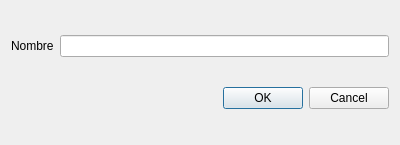
<?xml version="1.0" encoding="UTF-8"?>
<ui version="4.0">
 <class>AniadirReglaDialog</class>
 <widget class="QDialog" name="AniadirReglaDialog">
  <property name="geometry">
   <rect>
    <x>0</x>
    <y>0</y>
    <width>400</width>
    <height>145</height>
   </rect>
  </property>
  <property name="windowTitle">
   <string>Dialog</string>
  </property>
  <layout class="QVBoxLayout" name="verticalLayout">
   <item>
    <layout class="QHBoxLayout" name="horizontalLayout">
     <item>
      <widget class="QLabel" name="label">
       <property name="text">
        <string>Nombre</string>
       </property>
      </widget>
     </item>
     <item>
      <widget class="QLineEdit" name="nombrele"/>
     </item>
    </layout>
   </item>
   <item>
    <widget class="QDialogButtonBox" name="buttonBox">
     <property name="orientation">
      <enum>Qt::Horizontal</enum>
     </property>
     <property name="standardButtons">
      <set>QDialogButtonBox::Cancel|QDialogButtonBox::Ok</set>
     </property>
    </widget>
   </item>
  </layout>
 </widget>
 <resources/>
 <connections>
  <connection>
   <sender>buttonBox</sender>
   <signal>accepted()</signal>
   <receiver>AniadirReglaDialog</receiver>
   <slot>accept()</slot>
   <hints>
    <hint type="sourcelabel">
     <x>248</x>
     <y>254</y>
    </hint>
    <hint type="destinationlabel">
     <x>157</x>
     <y>274</y>
    </hint>
   </hints>
  </connection>
  <connection>
   <sender>buttonBox</sender>
   <signal>rejected()</signal>
   <receiver>AniadirReglaDialog</receiver>
   <slot>reject()</slot>
   <hints>
    <hint type="sourcelabel">
     <x>316</x>
     <y>260</y>
    </hint>
    <hint type="destinationlabel">
     <x>286</x>
     <y>274</y>
    </hint>
   </hints>
  </connection>
 </connections>
</ui>
